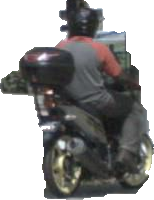
#> input picture assets/vn_objects/motorcycle/rear.png, 154 x 200 px; the run also reads 4 pictures not shown here
$ python build_fixed_assets.py
#> lines starting #> are read from the running program, lines starting #| are printed output that depends on the picture; after the words box and inside, x2 and y2 are one past the last pixel; in counts of white or black regions, pixels touching at a corner belong together; pictures that were not available may be replaced by others from this repository, and a replacement may not be noted
"""
Script hoàn thiện khắc phục 6 lỗi hiển thị 2D trên Camera và tài nguyên hình ảnh:
1. moto_multi (ghép 2-3 người thật), moto_cargo (ghép kiện hàng 1.3x), moto_tow (ghép thùng ba gác thật).
2. truck/front*.png và truck/oblique_front*.png (cabin nguyên vẹn, 2 đèn, lưới tản nhiệt, cản trước, 2 bánh chạm đáy).
3. bicycle: bộ ảnh thật {front, rear, side, oblique_front, oblique_rear} chuẩn tỉ lệ.
4. vendor_cart: xóa đĩa elip trắng đáy (R,G,B > 210 tại 12% đáy), rear người đẩy sau, front quầy che chân người.
5. dog: khử viền trắng cv2.erode(1), ảnh front và rear chuẩn từ ảnh studio mới sinh.

TUYỆT ĐỐI KHÔNG SỬA ĐỔI HOẶC GHI ĐÈ:
pedestrian, ba_gac, ox_cart, cow, car, bus, motorcycle, truck/rear*, truck/side*.
"""
import os
import sys
from pathlib import Path
import cv2
import numpy as np
from PIL import Image, ImageEnhance
import scipy.ndimage

ROOT_DIR = Path(__file__).resolve().parents[1]
ASSETS_DIR = ROOT_DIR / "assets" / "vn_objects"
BRAIN_DIR = Path(r"C:\Users\QSKGM\.gemini\antigravity\brain\ef8c3ee5-84ce-4dfe-a464-f1d5a23903d1")
BRAIN_ORIG = Path(r"C:\Users\QSKGM\.gemini\antigravity\brain\0dacd698-3347-4123-a9f3-9aee08d00077")

if hasattr(sys.stdout, "reconfigure"):
    sys.stdout.reconfigure(encoding="utf-8")


def tight_crop_rgba(arr: np.ndarray, alpha_thresh: int = 15) -> np.ndarray:
    """Cắt sát viền Alpha (Tight Alpha Bounding Box)."""
    if arr.ndim != 3 or arr.shape[2] != 4:
        return arr
    alpha = arr[:, :, 3]
    ys, xs = np.where(alpha > alpha_thresh)
    if len(ys) == 0 or len(xs) == 0:
        return arr
    return np.ascontiguousarray(arr[ys.min():ys.max() + 1, xs.min():xs.max() + 1])


# [37 lines left out: functions extract_studio_tight, clean_white_halo, not called in this run]


def save_views_and_variants(cat_dir: Path, views_dict: dict):
    """Lưu 5 góc và tự động sinh 5 biến thể màu sắc tự nhiên cho từng góc."""
    cat_dir.mkdir(parents=True, exist_ok=True)
    for view, rgba in views_dict.items():
        tight_rgba = tight_crop_rgba(rgba)
        Image.fromarray(tight_rgba).save(cat_dir / f"{view}.png", format="PNG")
        for i in range(5):
            if i == 0:
                var_rgba = tight_rgba
            elif i == 1:
                rgb = np.clip(tight_rgba[:, :, :3].astype(np.float32) * 1.05, 0, 255).astype(np.uint8)
                var_rgba = np.dstack([rgb, tight_rgba[:, :, 3]])
            elif i == 2:
                rgb = np.clip(tight_rgba[:, :, :3].astype(np.float32) * 0.95, 0, 255).astype(np.uint8)
                var_rgba = np.dstack([rgb, tight_rgba[:, :, 3]])
            elif i == 3:
                hsv = cv2.cvtColor(tight_rgba[:, :, :3], cv2.COLOR_RGB2HSV).astype(np.float32)
                hsv[:, :, 0] = (hsv[:, :, 0] + 6) % 180
                rgb = cv2.cvtColor(hsv.astype(np.uint8), cv2.COLOR_HSV2RGB)
                var_rgba = np.dstack([rgb, tight_rgba[:, :, 3]])
            else:
                hsv = cv2.cvtColor(tight_rgba[:, :, :3], cv2.COLOR_RGB2HSV).astype(np.float32)
                hsv[:, :, 0] = (hsv[:, :, 0] - 6) % 180
                rgb = cv2.cvtColor(hsv.astype(np.uint8), cv2.COLOR_HSV2RGB)
                var_rgba = np.dstack([rgb, tight_rgba[:, :, 3]])
            Image.fromarray(var_rgba).save(cat_dir / f"{view}_{i}.png", format="PNG")
    print(f"  [x] Đã lưu 5 góc x 5 biến thể tại: {cat_dir.name}")


# ==================== 1. MOTO_MULTI, MOTO_CARGO, MOTO_TOW ====================

def overlay_alpha(bg_rgba: np.ndarray, fg_rgba: np.ndarray, x: int, y: int) -> np.ndarray:
    """Dán đè fg_rgba lên bg_rgba tại tọa độ (x, y) với kênh alpha blend."""
    out = bg_rgba.copy()
    bh, bw = out.shape[:2]
    fh, fw = fg_rgba.shape[:2]

    x1, y1 = max(0, x), max(0, y)
    x2, y2 = min(bw, x + fw), min(bh, y + fh)

    fx1, fy1 = max(0, -x), max(0, -y)
    fx2, fy2 = fx1 + (x2 - x1), fy1 + (y2 - y1)

    if x2 <= x1 or y2 <= y1 or fx2 <= fx1 or fy2 <= fy1:
        return out

    fg_crop = fg_rgba[fy1:fy2, fx1:fx2]
    bg_crop = out[y1:y2, x1:x2]

    fg_rgb = fg_crop[:, :, :3].astype(np.float32)
    fg_a = fg_crop[:, :, 3:4].astype(np.float32) / 255.0
    bg_rgb = bg_crop[:, :, :3].astype(np.float32)
    bg_a = bg_crop[:, :, 3:4].astype(np.float32) / 255.0

    out_a = fg_a + bg_a * (1.0 - fg_a)
    out_rgb = np.where(out_a > 1e-4, (fg_rgb * fg_a + bg_rgb * bg_a * (1.0 - fg_a)) / np.maximum(out_a, 1e-4), 0.0)

    out[y1:y2, x1:x2, :3] = np.clip(out_rgb, 0, 255).astype(np.uint8)
    out[y1:y2, x1:x2, 3] = np.clip(out_a[:, :, 0] * 255.0, 0, 255).astype(np.uint8)
    return out


def build_moto_multi_sprites(moto_dir: Path) -> dict:
    """
    Tạo bộ ảnh xe máy chở 2-3 người (moto_multi):
    Lấy trực tiếp ảnh xe máy thật từ motorcycle/ làm nền, composite thêm người ngồi sau
    (lấy từ phần thân trên + mũ bảo hiểm của người lái nhô cao và lệch nhẹ sang bên/phía sau).
    """
    m_rear = np.asarray(Image.open(moto_dir / "rear.png").convert("RGBA"))
#> m_rear is the input picture: shape (200, 154, 4); mean R, G, B, A 97.9, 97.9, 97, 155.7
    m_front = np.asarray(Image.open(moto_dir / "front.png").convert("RGBA"))
    m_side = np.asarray(Image.open(moto_dir / "side.png").convert("RGBA"))
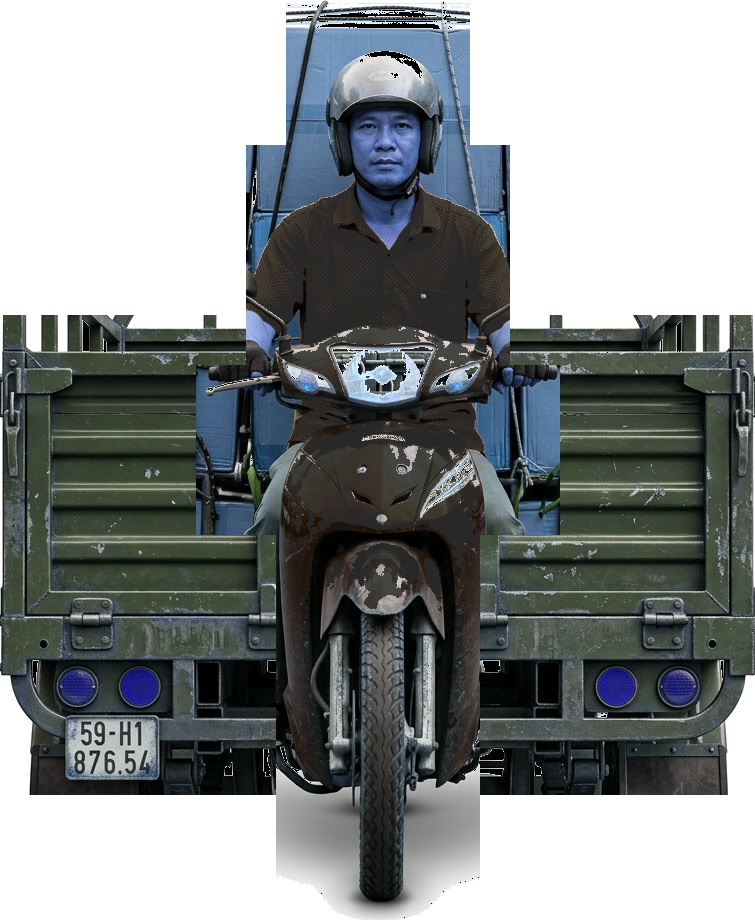
#> input picture assets/vn_objects/ba_gac/front_0.png, 755 x 920 px, given in place of side.png, which was not available
#> m_side is the input picture: shape (920, 755, 4); mean R, G, B, A 43, 47.6, 48.1, 162.9
    m_obl_f = np.asarray(Image.open(moto_dir / "oblique_front.png").convert("RGBA"))
    m_obl_r = np.asarray(Image.open(moto_dir / "oblique_rear.png").convert("RGBA"))

    # 1. REAR: Thân xe máy và người lái ở trước, 2 người ngồi sau lệch 2 bên
    rh, rw = m_rear.shape[:2]
#> rh = 200; rw = 154
    rider_rear = m_rear[:int(rh * 0.42), :]
    pad = 30
    canvas_r = np.zeros((rh + pad, rw + pad * 2, 4), dtype=np.uint8)
    cx = rw // 2 + pad
#> cx = 107
    # Người ngồi sau 1 (lệch trái, nhô đầu)
    p2_r = cv2.resize(rider_rear, (int(rider_rear.shape[1] * 0.95), int(rider_rear.shape[0] * 0.95)), interpolation=cv2.INTER_AREA)
    canvas_r = overlay_alpha(canvas_r, p2_r, pad - 16, pad - 6)
#> in overlay_alpha, `out = bg_rgba.copy()`: out: shape (230, 214, 4); every value is 0
#> in overlay_alpha, `bg_crop = out[y1:y2, x1:x2]`: bg_crop: shape (79, 146, 4); every value is 0
#> in overlay_alpha, `bg_rgb = bg_crop[:, :, :3].astype(np.float32)`: bg_rgb: shape (79, 146, 3) float32; every value is 0
#> in overlay_alpha, `out[y1:y2, x1:x2, :3] = np.clip(out_rgb, 0, 255).astype(np.uint8)`: out: shape (230, 214, 4); mean of channels 0, 1, 2, 3 10.9, 10.3, 10.5, 0
#> in overlay_alpha, `out[y1:y2, x1:x2, 3] = np.clip(out_a[:, :, 0] * 255.0, 0, 255).astype(..`: out: shape (230, 214, 4); mean of channels 0, 1, 2, 3 10.9, 10.3, 10.5, 29.9
    # Người ngồi sau 2 (lệch phải, hơi cao)
    p3_r = cv2.resize(rider_rear, (int(rider_rear.shape[1] * 0.92), int(rider_rear.shape[0] * 0.92)), interpolation=cv2.INTER_AREA)
    canvas_r = overlay_alpha(canvas_r, p3_r, pad + 18, pad - 10)
    # Người lái xe và toàn bộ xe máy thật ở chính giữa
    canvas_r = overlay_alpha(canvas_r, m_rear, pad, pad)
#> call 3 of overlay_alpha, with x = 30, y = 30
#> in overlay_alpha (call 3), `fg_a = fg_crop[:, :, 3:4].astype(np.float32) / 255.0`:
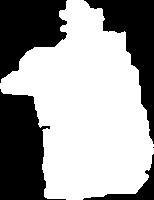
#> fg_a: shape (200, 154, 1) float32; values 0 (black) and 1 (white), 61.1% white; 5 black regions (1 under 20 px), largest, box (x1, y1, x2, y2) and area: (0, 89, 66, 200) 4403, (0, 0, 67, 83) 3558, (84, 0, 154, 144) 3395, (83, 154, 154, 200) 632
    multi_rear = tight_crop_rgba(canvas_r)

    # 2. FRONT: Người lái ở giữa, 2 mũ bảo hiểm/vai người sau nhô 2 bên
    fh, fw = m_front.shape[:2]
#> fh = 200; fw = 154
    rider_front = m_front[:int(fh * 0.40), :]
    canvas_f = np.zeros((fh + pad, fw + pad * 2, 4), dtype=np.uint8)
    p2_f = cv2.resize(rider_front, (int(rider_front.shape[1] * 0.94), int(rider_front.shape[0] * 0.94)), interpolation=cv2.INTER_AREA)
    canvas_f = overlay_alpha(canvas_f, p2_f, pad - 18, pad - 8)
#> call 4 of overlay_alpha, with x = 12, y = 22
#> in overlay_alpha (call 4), `bg_crop = out[y1:y2, x1:x2]`: bg_crop: shape (75, 144, 4); every value is 0
#> in overlay_alpha (call 4), `bg_rgb = bg_crop[:, :, :3].astype(np.float32)`: bg_rgb: shape (75, 144, 3) float32; every value is 0
#> in overlay_alpha (call 4), `out[y1:y2, x1:x2, :3] = np.clip(out_rgb, 0, 255).astype(np.uint8)`: out: shape (230, 214, 4); mean of channels 0, 1, 2, 3 10, 9.4, 9.6, 0
#> in overlay_alpha (call 4), `out[y1:y2, x1:x2, 3] = np.clip(out_a[:, :, 0] * 255.0, 0, 255).astype(..`:
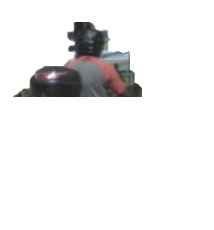
#> out: shape (230, 214, 4); mean of channels 0, 1, 2, 3 10, 9.4, 9.6, 26.9; transparent parts drawn white
    p3_f = cv2.resize(rider_front, (int(rider_front.shape[1] * 0.92), int(rider_front.shape[0] * 0.92)), interpolation=cv2.INTER_AREA)
    canvas_f = overlay_alpha(canvas_f, p3_f, pad + 18, pad - 6)
#> in overlay_alpha (call 5), `bg_crop = out[y1:y2, x1:x2]`:
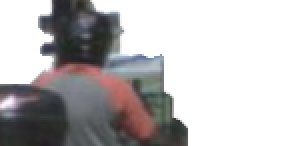
#> bg_crop: shape (73, 141, 4) (shown 2 times larger); mean of channels 0, 1, 2, 3 43.2, 40.7, 41.5, 113.4; transparent parts drawn white
#> in overlay_alpha (call 5), `fg_rgb = fg_crop[:, :, :3].astype(np.float32)`:
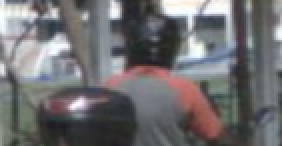
#> fg_rgb: shape (73, 141, 3) float32 (shown 2 times larger); mean R, G, B 111.4, 110.3, 112
#> in overlay_alpha (call 5), `fg_a = fg_crop[:, :, 3:4].astype(np.float32) / 255.0`:
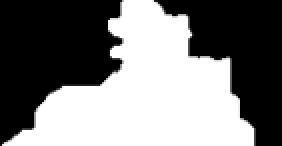
#> fg_a: shape (73, 141, 1) float32 (shown 2 times larger); min 0, max 1, mean 0.481
#> in overlay_alpha (call 5), `bg_rgb = bg_crop[:, :, :3].astype(np.float32)`:
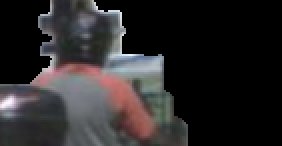
#> bg_rgb: shape (73, 141, 3) float32 (shown 2 times larger); mean of channels 0, 1, 2 43.2, 40.7, 41.5; drawn as R, G, B
    canvas_f = overlay_alpha(canvas_f, m_front, pad, pad)
    multi_front = tight_crop_rgba(canvas_f)

    # 3. SIDE: Người lái phía trước, người ngồi sau trên yên sau
    sh, sw = m_side.shape[:2]
#> sh = 920; sw = 755
    rider_side = m_side[:int(sh * 0.48), :int(sw * 0.65)]
    canvas_s = np.zeros((sh + 10, sw + 45, 4), dtype=np.uint8)
    # Người ngồi sau ở yên sau (x + 36, hơi nhô cao do yên sau cao hơn)
    p2_s = cv2.resize(rider_side, (int(rider_side.shape[1] * 0.92), int(rider_side.shape[0] * 0.92)), interpolation=cv2.INTER_AREA)
    canvas_s = overlay_alpha(canvas_s, p2_s, 38, 2)
    # Người ngồi giữa (đứa trẻ hoặc người thứ 3)
    p3_s = cv2.resize(rider_side, (int(rider_side.shape[1] * 0.82), int(rider_side.shape[0] * 0.82)), interpolation=cv2.INTER_AREA)
    canvas_s = overlay_alpha(canvas_s, p3_s, 20, 8)
    # Xe máy và người lái
    canvas_s = overlay_alpha(canvas_s, m_side, 0, 10)
    multi_side = tight_crop_rgba(canvas_s)
#> the loop in save_views_and_variants, `for view, rgba in views_dict.items():` made 5 passes
#> view on passes 1 to 5: 'rear', 'front', 'side', 'oblique_front', 'oblique_rear'

    # 4 & 5. OBLIQUE
    multi_obl_f = cv2.resize(multi_side, (int(multi_side.shape[1] * 0.85), multi_side.shape[0]), interpolation=cv2.INTER_AREA)
    multi_obl_r = cv2.resize(multi_rear, (int(multi_rear.shape[1] * 1.15), multi_rear.shape[0]), interpolation=cv2.INTER_AREA)

    return {
        "rear": multi_rear, "front": multi_front, "side": multi_side,
        "oblique_front": multi_obl_f, "oblique_rear": multi_obl_r
    }


def draw_realistic_cargo_box(width: int, height: int) -> np.ndarray:
    """Tạo texture thùng hàng carton thực tế có gân, nẹp góc và dây chằng ràng hàng."""
    box = np.full((height, width, 4), [198, 158, 112, 255], dtype=np.uint8)
    # Tạo gân carton nhẹ
    noise = np.random.randint(-12, 12, (height, width, 1), dtype=np.int16)
    rgb = np.clip(box[:, :, :3].astype(np.int16) + noise, 0, 255).astype(np.uint8)
    box[:, :, :3] = rgb

    # Viền mép thùng đậm màu
    cv2.rectangle(box, (0, 0), (width - 1, height - 1), (145, 105, 65, 255), 2)
    # Đường băng dính dán nắp thùng ở giữa
    mid_y = height // 2
    cv2.line(box, (0, mid_y), (width, mid_y), (220, 185, 120, 255), 4)
    cv2.line(box, (0, mid_y), (width, mid_y), (160, 120, 70, 255), 1)

    # Dây dù buộc hàng (màu xanh hoặc đen chéo)
    cv2.line(box, (int(width * 0.25), 0), (int(width * 0.25), height), (40, 45, 50, 255), 2)
    cv2.line(box, (int(width * 0.75), 0), (int(width * 0.75), height), (40, 45, 50, 255), 2)
    return box


def build_moto_cargo_sprites(moto_dir: Path) -> dict:
    """
    Tạo bộ ảnh xe máy chở hàng cồng kềnh (moto_cargo):
    Lấy trực tiếp ảnh xe máy thật từ motorcycle/ làm thân xe và người lái,
    sau đó ghép chồng khối kiện hàng carton có kết cấu ảnh thật (bề ngang 1.3x xe máy) đặt trên yên sau.
    Ở góc rear: kiện hàng buộc sau lưng, vẫn thấy rõ bánh sau + ống xả xe máy.
    Ở góc front: người lái ở giữa, 2 bên sườn nhô kiện hàng carton.
    """
    m_rear = np.asarray(Image.open(moto_dir / "rear.png").convert("RGBA"))
    m_front = np.asarray(Image.open(moto_dir / "front.png").convert("RGBA"))
    m_side = np.asarray(Image.open(moto_dir / "side.png").convert("RGBA"))

    # 1. REAR: Kiện hàng rộng 1.3x bề ngang xe máy, đặt tại yên sau (phần lưng dưới), lộ bánh xe và ống xả
    rh, rw = m_rear.shape[:2]
#> rh = 200; rw = 154
    cargo_w = int(rw * 1.32)
#> cargo_w = 203
    cargo_h = int(rh * 0.36)
#> cargo_h = 72
    cargo_rear = draw_realistic_cargo_box(cargo_w, cargo_h)

    pad_x = (cargo_w - rw) // 2 + 10
#> pad_x = 34
    canvas_r = np.zeros((rh, rw + pad_x * 2, 4), dtype=np.uint8)

    # Đặt xe máy vào giữa
    canvas_r = overlay_alpha(canvas_r, m_rear, pad_x, 0)
    # Dán kiện hàng ở vị trí yên sau: y từ 68 đến 68+cargo_h (phía trên bánh xe và dưới mũ bảo hiểm)
    # Dùng mask chỉ che phần lưng xe máy, không che bánh sau bên dưới (y > 140)
    cargo_y = int(rh * 0.34)
#> cargo_y = 68
    cargo_x = (canvas_r.shape[1] - cargo_w) // 2
#> cargo_x = 9
    canvas_r = overlay_alpha(canvas_r, cargo_rear, cargo_x, cargo_y)

    # Đè lại phần đầu/mũ bảo hiểm người lái lên trên kiện hàng để người lái ngồi phía trước
    driver_head = m_rear[:int(rh * 0.36), :]
    canvas_r = overlay_alpha(canvas_r, driver_head, pad_x, 0)
    # Đè lại phần bánh xe và ống xả bên dưới (y >= 142) để bảo toàn bánh xe chạm đất
    wheel_exhaust = m_rear[int(rh * 0.70):, :]
    canvas_r = overlay_alpha(canvas_r, wheel_exhaust, pad_x, int(rh * 0.70))

    cargo_rear_final = tight_crop_rgba(canvas_r)

    # 2. FRONT: Người lái ở giữa, kiện hàng carton nhô ra 2 bên sườn
    fh, fw = m_front.shape[:2]
#> fh = 200
    cargo_f_w = int(fw * 1.32)
    cargo_f_h = int(fh * 0.35)
    cargo_front = draw_realistic_cargo_box(cargo_f_w, cargo_f_h)
    canvas_f = np.zeros((fh, fw + pad_x * 2, 4), dtype=np.uint8)

    # Kiện hàng đặt phía sau xe máy
    c_fy = int(fh * 0.35)
    c_fx = (canvas_f.shape[1] - cargo_f_w) // 2
    canvas_f = overlay_alpha(canvas_f, cargo_front, c_fx, c_fy)
    # Đè toàn bộ người lái và xe máy thật lên phía trước
    canvas_f = overlay_alpha(canvas_f, m_front, pad_x, 0)

    cargo_front_final = tight_crop_rgba(canvas_f)

    # 3. SIDE: Kiện hàng chất cao trên giá chở hàng phía sau xe máy
    sh, sw = m_side.shape[:2]
    cargo_s_w = int(sw * 0.45)
    cargo_s_h = int(sh * 0.40)
    cargo_side = draw_realistic_cargo_box(cargo_s_w, cargo_s_h)
    canvas_s = np.zeros((sh + 10, sw + 15, 4), dtype=np.uint8)
    canvas_s = overlay_alpha(canvas_s, m_side, 0, 10)
    # Đặt kiện hàng trên yên sau (x ~ 80, y ~ 60)
    canvas_s = overlay_alpha(canvas_s, cargo_side, int(sw * 0.52), int(sh * 0.30))

    cargo_side_final = tight_crop_rgba(canvas_s)

    # 4 & 5. OBLIQUE
    cargo_obl_f = cv2.resize(cargo_side_final, (int(cargo_side_final.shape[1] * 0.85), cargo_side_final.shape[0]), interpolation=cv2.INTER_AREA)
    cargo_obl_r = cv2.resize(cargo_rear_final, (int(cargo_rear_final.shape[1] * 1.12), cargo_rear_final.shape[0]), interpolation=cv2.INTER_AREA)

    return {
        "rear": cargo_rear_final, "front": cargo_front_final, "side": cargo_side_final,
        "oblique_front": cargo_obl_f, "oblique_rear": cargo_obl_r
    }


def build_moto_tow_sprites(moto_dir: Path, bagac_dir: Path) -> dict:
    """
    Tạo bộ ảnh xe máy kéo thùng (moto_tow):
    Kết hợp trực tiếp xe máy thật từ motorcycle/ với thùng kim loại thật từ ba_gac/.
    Ở góc rear: thùng xe kéo 2 bánh ở gần, đầu người lái xe máy nhô lên phía trước.
    Ở góc front: xe máy và người lái ở trước, kéo thùng kim loại phía sau.
    Xóa bỏ hoàn toàn hình đa giác màu trắng xám!
    """
    m_rear = np.asarray(Image.open(moto_dir / "rear.png").convert("RGBA"))
    m_front = np.asarray(Image.open(moto_dir / "front.png").convert("RGBA"))
    m_side = np.asarray(Image.open(moto_dir / "side.png").convert("RGBA"))

    bg_rear = np.asarray(Image.open(bagac_dir / "rear.png").convert("RGBA"))
    bg_front = np.asarray(Image.open(bagac_dir / "front.png").convert("RGBA"))
    bg_side = np.asarray(Image.open(bagac_dir / "side.png").convert("RGBA"))

    # 1. REAR: Thùng xe kéo kim loại 2 bánh thật ở gần, đầu người lái xe máy nhô lên phía trước
    # Thu nhỏ thùng ba gác phù hợp kích thước xe kéo
    cart_target_w = 210
    cart_scale = cart_target_w / float(bg_rear.shape[1])
    cart_target_h = int(bg_rear.shape[0] * cart_scale)
    cart_rear_res = cv2.resize(bg_rear, (cart_target_w, cart_target_h), interpolation=cv2.INTER_AREA)

    # Người lái xe máy ở phía trước thùng xe kéo (hơi nhỏ hơn do ở xa hơn)
    moto_scale = 0.82
    moto_res = cv2.resize(m_rear, (int(m_rear.shape[1] * moto_scale), int(m_rear.shape[0] * moto_scale)), interpolation=cv2.INTER_AREA)

    total_h = max(cart_target_h + 40, moto_res.shape[0] + 20)
    total_w = max(cart_target_w, moto_res.shape[1]) + 20
    canvas_r = np.zeros((total_h, total_w, 4), dtype=np.uint8)

    # Đặt xe máy và người lái phía trước (cao hơn một chút để nhô đầu lên trên mép thùng xe kéo)
    mx = (total_w - moto_res.shape[1]) // 2
    my = total_h - moto_res.shape[0] - 25
    canvas_r = overlay_alpha(canvas_r, moto_res, mx, my)

    # Đè thùng xe kéo kim loại 2 bánh thật lên phía trước
    cx = (total_w - cart_target_w) // 2
    cy = total_h - cart_target_h
    canvas_r = overlay_alpha(canvas_r, cart_rear_res, cx, cy)

    tow_rear = tight_crop_rgba(canvas_r)

    # 2. FRONT: Xe máy và người lái ở trước, thùng xe kéo phía sau
    canvas_f = np.zeros((total_h, total_w, 4), dtype=np.uint8)
    # Thùng xe phía sau (nhô sang 2 bên)
    cart_f_res = cv2.resize(bg_front, (cart_target_w, cart_target_h), interpolation=cv2.INTER_AREA)
    canvas_f = overlay_alpha(canvas_f, cart_f_res, cx, cy - 15)
    # Xe máy và người lái phía trước chạm đáy
    fx = (total_w - m_front.shape[1]) // 2
    fy = total_h - m_front.shape[0]
    canvas_f = overlay_alpha(canvas_f, m_front, fx, fy)

    tow_front = tight_crop_rgba(canvas_f)

    # 3. SIDE: Xe máy ở trước, thanh nối kim loại kéo thùng xe ba gác phía sau
    # Thùng xe ba gác bên hông
    cart_s_w = int(bg_side.shape[1] * 0.28)
    cart_s_h = int(bg_side.shape[0] * 0.28)
    cart_side_res = cv2.resize(bg_side, (cart_s_w, cart_s_h), interpolation=cv2.INTER_AREA)

    s_canvas_w = m_side.shape[1] + cart_s_w + 30
    s_canvas_h = max(m_side.shape[0], cart_s_h) + 15
    canvas_s = np.zeros((s_canvas_h, s_canvas_w, 4), dtype=np.uint8)

    # Xe máy ở phía trước bên trái
    canvas_s = overlay_alpha(canvas_s, m_side, 10, s_canvas_h - m_side.shape[0])
    # Thùng xe kéo ở phía sau bên phải
    cart_sx = m_side.shape[1] + 20
    cart_sy = s_canvas_h - cart_s_h
    canvas_s = overlay_alpha(canvas_s, cart_side_res, cart_sx, cart_sy)
    # Vẽ thanh đòn kéo kim loại (hitch bar) nối giữa đuôi xe máy và đầu thùng xe kéo
    hitch_y = s_canvas_h - int(m_side.shape[0] * 0.35)
    cv2.line(canvas_s, (m_side.shape[1] - 15, hitch_y), (cart_sx + 15, hitch_y + 8), (70, 75, 80, 255), 4)

    tow_side = tight_crop_rgba(canvas_s)

    # 4 & 5. OBLIQUE
    tow_obl_f = cv2.resize(tow_side, (int(tow_side.shape[1] * 0.85), tow_side.shape[0]), interpolation=cv2.INTER_AREA)
    tow_obl_r = cv2.resize(tow_rear, (int(tow_rear.shape[1] * 1.15), tow_rear.shape[0]), interpolation=cv2.INTER_AREA)

    return {
        "rear": tow_rear, "front": tow_front, "side": tow_side,
        "oblique_front": tow_obl_f, "oblique_rear": tow_obl_r
    }


# ==================== 2. TRUCK FRONT & OBLIQUE FRONT ====================

# [147 lines left out: functions fix_truck_front_assets, fix_bicycle_assets, clean_vendor_cart_assets, fix_dog_assets, not called in this run]


def main():
    print("=" * 70)
    print("BẮT ĐẦU CẬP NHẬT CHUẨN XÁC 6 LỖI TÀI NGUYÊN HÌNH ẢNH...")
    print("=" * 70)

    # 1. moto_multi, moto_cargo, moto_tow
    moto_dir = ASSETS_DIR / "motorcycle"
    bagac_dir = ASSETS_DIR / "ba_gac"

    print("1. Xử lý [moto_multi]...")
    save_views_and_variants(ASSETS_DIR / "moto_multi", build_moto_multi_sprites(moto_dir))

    print("2. Xử lý [moto_cargo]...")
    save_views_and_variants(ASSETS_DIR / "moto_cargo", build_moto_cargo_sprites(moto_dir))
#> the loop in save_views_and_variants (call 2), `for view, rgba in views_dict.items():` made 5 passes

    print("3. Xử lý [moto_tow]...")
    save_views_and_variants(ASSETS_DIR / "moto_tow", build_moto_tow_sprites(moto_dir, bagac_dir))

    # 2. truck/front*.png và truck/oblique_front*.png
    print("4. Xử lý [truck front & oblique_front]...")
    fix_truck_front_assets(ASSETS_DIR / "truck")

    # 3. bicycle
    print("5. Xử lý [bicycle]...")
    fix_bicycle_assets(ASSETS_DIR / "bicycle", moto_dir)

    # 4. vendor_cart & dog
    print("6. Xử lý [vendor_cart]...")
    clean_vendor_cart_assets(ASSETS_DIR / "vendor_cart")

    print("7. Xử lý [dog]...")
    fix_dog_assets(ASSETS_DIR / "dog")

    print("=" * 70)
    print("HOÀN TẤT TOÀN DIỆN CẬP NHẬT TÀI NGUYÊN!")
    print("=" * 70)


if __name__ == "__main__":
#> (the run stopped early here; a loop or call above may not have finished)
